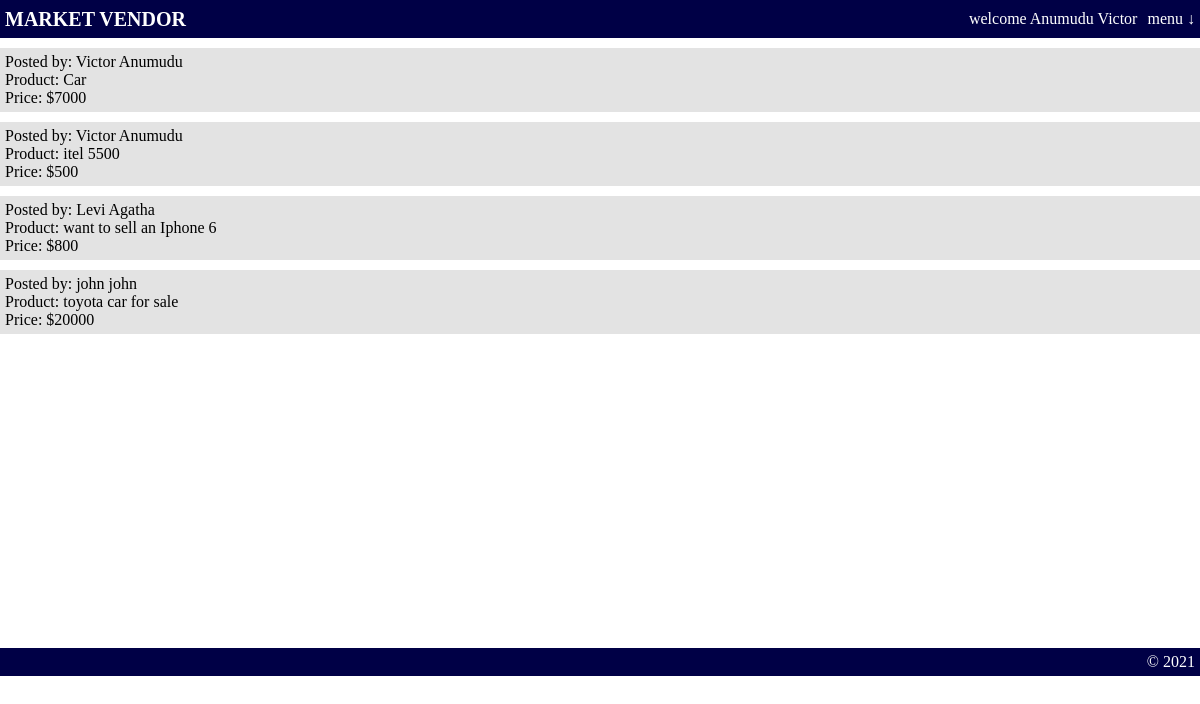
Page /shared/index.php (signed in) on the committed database.
### tables this page shows
CREATE TABLE `product` (
  `product_id` int(11) NOT NULL,
  `user_id` int(11) NOT NULL,
  `product_name` varchar(100) NOT NULL,
  `product_price` varchar(10) NOT NULL
);

CREATE TABLE `users` (
  `user_id` int(11) NOT NULL,
  `first_name` varchar(50) NOT NULL,
  `last_name` varchar(50) NOT NULL,
  `user_email` varchar(50) NOT NULL,
  `user_name` varchar(50) NOT NULL,
  `user_password` longtext NOT NULL
);

### shared/index.php (the view, shortened to what this page needs)
<?php
    if(!isset($_SESSION['username'])){
        header("location: login.php");
    } else {
        $id = $_SESSION['id'];
        $firstname = $_SESSION['firstname'];
        $lastname = $_SESSION['lastname'];
        require_once("db_connection.php");
        if(isset($_GET['id'])){
            $sql = "SELECT product.product_id, product.user_id, product.product_name, ";
            $sql .= "product.product_price, users.first_name, users.last_name FROM product ";
            $sql .= "JOIN users ON users.user_id = product.user_id WHERE product.user_id =?";
            $stmt = $connection->prepare($sql);
            $stmt->bind_param("i", $id);
            $stmt->execute();
            $result = $stmt->get_result();
            if($result->num_rows > 0) {
                while($row = $result->fetch_assoc()) {
                    $products[] = $row;
                }
            } else {
                $products = [];
            }
        }
        else {
            $sql = "SELECT product.product_id, product.user_id, product.product_name, ";
            $sql .= "product.product_price, users.first_name, users.last_name FROM product ";
            $sql .= "JOIN users ON users.user_id = product.user_id";
            $stmt = $connection->prepare($sql);
            $stmt->execute();
            $result = $stmt->get_result();
            if($result->num_rows > 0) {
                while($row = $result->fetch_assoc()) {
                    $products[] = $row;
                }
            } else {
                $products = [];
            }
        }
    }
?>
<!DOCTYPE html>
<html lang="en">
<head>
</head>
<body>
    <?php require "header.php" ?>
    <main>
        <?php for($i = 0; $i < count($products); $i++) {?>
            <div class="post">
                <p>Posted by: <?php echo "{$products[$i]['first_name']} {$products[$i]['last_name']}" ?></p>
                <p>Product: <?php echo $products[$i]['product_name'] ?></p>
                <p>Price: $<?php echo $products[$i]['product_price'] ?></p>
            </div>
        <?php } ?>
    </main>
    <?php require "footer.php" ?>
</body>
</html>

### shared/header.php (shortened to what this page needs)
<nav>
    <p>market vendor</p>
    <ul class="nav_bar">
        <li>welcome <?php echo($lastname." ".$firstname) ?></li>
        <li>menu &DownArrow;
        </li>
    </ul>
</nav>

### shared/footer.php (shortened to what this page needs)
<footer>
    <p>&copy; 2021</p>
</footer>

### shared/index.php (style rules this page uses)
* { padding: 0; margin: 0; box-sizing: border-box; }
main { min-height: 600px; }
.post { background-color: #e3e3e3; padding: 5px; margin: 10px 0; }

### shared/header.php (style rules this page uses)
nav { display: flex; flex-wrap: wrap; justify-content: space-between; align-items: center; background-color: rgb(0, 0, 70); padding-left: 5px; }
nav p { color: white; font-weight: 900; font-size: 20px; text-transform: uppercase; font-family: cursive; }
.nav_bar { list-style-type: none; color: #fff; display: flex; flex-wrap: wrap; position: relative; }
.nav_bar > li { padding: 10px 5px; }

### shared/footer.php (style rules this page uses)
footer p { text-align: right; background-color: rgb(0, 0, 70); padding: 5px; color: #fff; }

### rows in the picture
product: user.first_name "Victor", user.last_name "Anumudu", product_name "Car", product_price "7000"
product: user.first_name "Victor", user.last_name "Anumudu", product_name "itel 5500", product_price "500"
product: user.first_name "Levi", user.last_name "Agatha", product_name "want to sell an Iphone 6", product_price "800"
product: user.first_name "john", user.last_name "john", product_name "toyota car for sale", product_price "20000"

### other values in the picture
$lastname "Anumudu"
$firstname "Victor"
